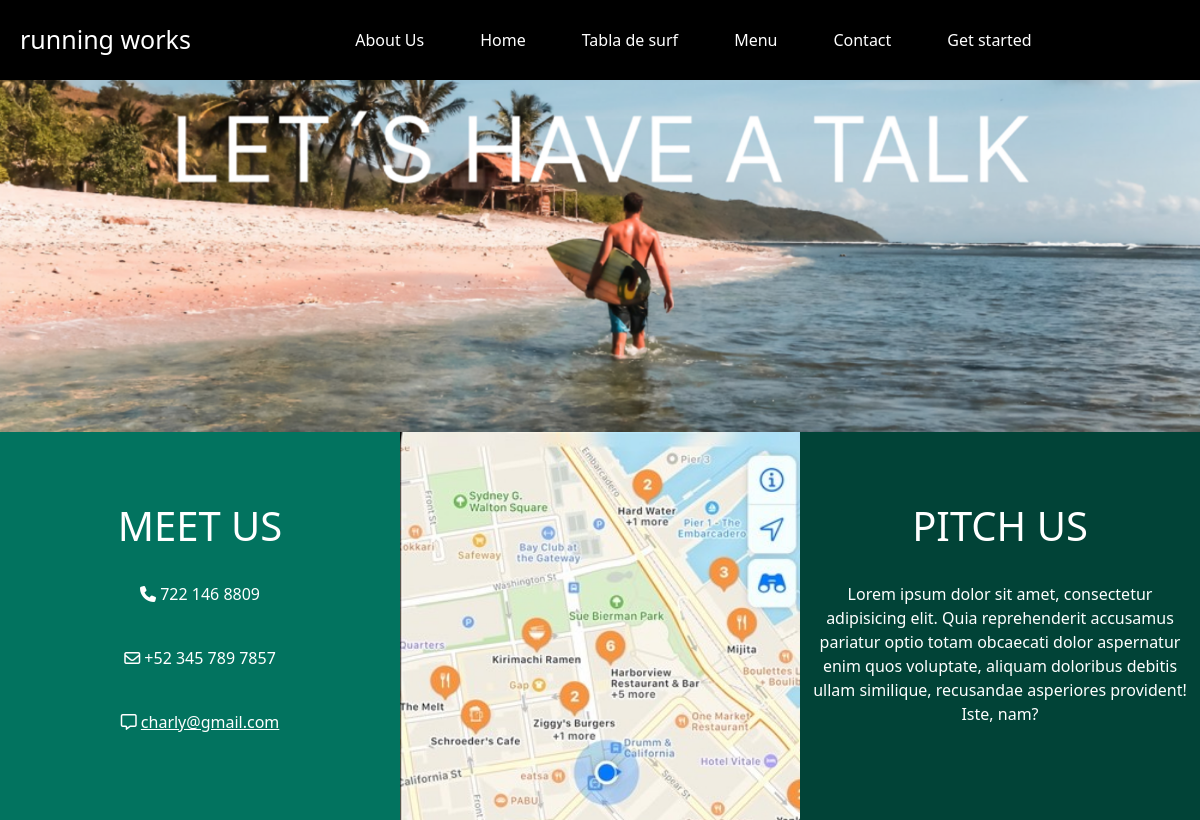
The page /contact.php on the database its author committed.
### tables this page shows
CREATE TABLE `contact` (
  `navbar_title` varchar(255) DEFAULT NULL,
  `about_us` varchar(255) DEFAULT NULL,
  `home` varchar(255) DEFAULT NULL,
  `individual` varchar(255) DEFAULT NULL,
  `archive` varchar(255) DEFAULT NULL,
  `contact` varchar(255) DEFAULT NULL,
  `get_started` varchar(255) DEFAULT NULL,
  `image_sufista` varchar(255) DEFAULT NULL,
  `title_meet_us` varchar(255) DEFAULT NULL,
  `phone_icon` varchar(255) DEFAULT NULL,
  `phone_number` varchar(255) DEFAULT NULL,
  `envelope_icon` varchar(255) DEFAULT NULL,
  `email` varchar(255) DEFAULT NULL,
  `message_icon` varchar(255) DEFAULT NULL,
  `email_address` varchar(255) DEFAULT NULL,
  `title_pitch_us` varchar(255) DEFAULT NULL,
  `pitch_text` text DEFAULT NULL
);

### private/queries.php (called while the page is built, shortened)
<?php
function contact_variables()
{
  global $db;
  $sql = "SELECT * FROM contact";
  return mysqli_query($db, $sql);
}

### contact.php (the view, shortened to what this page needs)
<?php
$result = contact_variables();
$row = mysqli_fetch_assoc($result);
$navbar_title = $row['navbar_title'];
$about_us = $row['about_us'];
$home = $row['home'];
$individual = $row['individual'];
$archive = $row['archive'];
$contact = $row['contact'];
$get_started = $row['get_started'];
$image_sufista = $row['image_sufista'];
$title_meet_us = $row['title_meet_us'];
$phone_icon = $row['phone_icon'];
$phone_number = $row['phone_number'];
$envelope_icon = $row['envelope_icon'];
$email = $row['email'];
$message_icon = $row['message_icon'];
$email_address = $row['email_address'];
$title_pitch_us = $row['title_pitch_us'];
$pitch_text = $row['pitch_text'];
include (SHARED_PATH . 'contactHeader.php');
?>
<nav class="navbar fixed-top navbar-expand-md navbar-light bg-black">
    <div class="container-fluid">
        <a class="m-2
             navbar-brand" href="index.php">
            <?php echo $navbar_title; ?>
        </a>
        <div class="collapse navbar-collapse justify-content-center" id="navbarNav">
            <ul class="navbar-nav">
                <li class="nav-item">
                    <a class="nav-link active" aria-current="page" href="about.php">
                        <?php echo $about_us; ?>
                    </a>
                </li>
                <li class="nav-item">
                    <a class="nav-link" href="index.php">
                        <?php echo $home; ?>
                    </a>
                </li>
                <li class="nav-item">
                    <a class="nav-link" href="individual.php">
                        <?php echo $individual; ?>
                    </a>
                </li>
                <li class="nav-item">
                    <a class="nav-link" href="aboutPage.php">
                        <?php echo $archive; ?>
                    </a>
                </li>
                <li class="nav-item">
                    <a class="nav-link" href="contact.php">
                        <?php echo $contact; ?>
                    </a>
                </li>
                <li class="nav-item ml-auto">
                    <a class="nav-link btn btn-transparent" href="JoinUs.php">
                        <?php echo $get_started; ?>
                    </a>
                </li>
            </ul>
        </div>
    </div>
</nav>
<div class="container-fluid">
    <div class="row">
        <div class="col-12 p-0 m-0 justify-content-center">
            <img id="FotoSurfista" src="<?php echo $image_sufista; ?>" alt="">
        </div>
    </div>
    <div class="row">
        <div class="col-lg-4 cuadrado1">
            <h1>
                <?php echo $title_meet_us; ?>
            </h1><br>
            <p><i class="<?php echo $phone_icon; ?>"></i>
                <?php echo $phone_number; ?>
            </p>
            <br>
            <p><i class="<?php echo $envelope_icon; ?>"></i>
                <?php echo $email; ?>
            </p>
            <br>
            <p><i class="<?php echo $message_icon; ?>"></i> <a href="">
                    <?php echo $email_address; ?>
                </a></p>
        </div>
        <div class="col-lg-4 cuadrado2">
        </div>
        <div class="col-lg-4 cuadrado3">
            <h1>
                <?php echo $title_pitch_us; ?>
            </h1><br>
            <p>
                <?php echo $pitch_text; ?>
            </p>
        </div>
    </div>
</div>
</body>
</html>

### Css/contact.css (style rules this page uses)
.navbar-brand { color: white !important; font-size: 25px !important; }
.nav-link { color: white !important; }
.btn-transparent { border-color: white; color: white; }
.navbar-nav { display: flex; justify-content: center; }
.nav-item:not(:last-child) { margin-right: 40px; }
#FotoSurfista { width: 100%; height: auto; }
.cuadrado1 { background-color: #02735F; color: white; padding: 70px; text-align: center; }
.cuadrado1 a { color: white; }
.cuadrado2 { background-image: url("../FOTOS/mapa.jpg"); background-size: cover; }
.cuadrado3 { background-color: #014337; color: white; padding: 70px; text-align: center; }

### rows shown on the page
contact: navbar_title "running works", about_us "About Us", home "Home", individual "Tabla de surf", archive "Menu", contact "Contact", get_started "Get started", image_sufista (picture), title_meet_us "MEET US", phone_number "722 146 8809", email "+52 345 789 7857", email_address "charly@gmail.com", title_pitch_us "PITCH US", pitch_text "Lorem ipsum dolor sit amet, consectetur adipisicing elit. Quia reprehenderit accusamus pariatur optio totam obcaecati dolor aspernatur enim quos voluptate, aliquam doloribus debitis ullam similique, recusandae asperiores provident! Iste, nam?"
